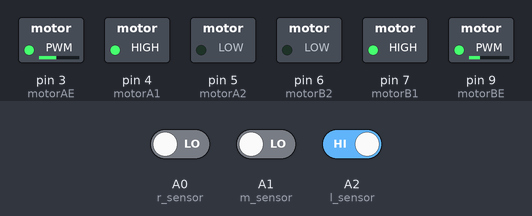
Bench run of a sketch on a simulated Arduino Uno, built with avr-gcc and run on an emulated ATmega328P. Shown: switched loads named in the sketch (green lamp = pin HIGH). The test bench sets the inputs (shaded band); at power-on: A2 (l_sensor) HIGH, A0 (r_sensor) LOW, A1 (m_sensor) LOW.

Above: at 1.2 s.
1.3 s: A2 (l_sensor) driven LOW
At 1.8 s:
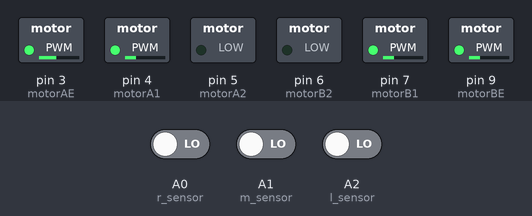
2.8 s: A0 (r_sensor) driven HIGH
At 3.7 s:
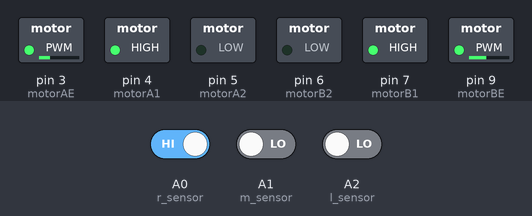
4.3 s: A1 (m_sensor) driven HIGH
At 5.0 s:
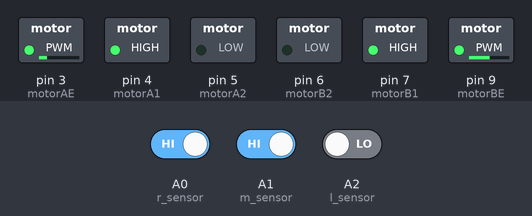
5.8 s: A0 (r_sensor) driven LOW
At 6.4 s:
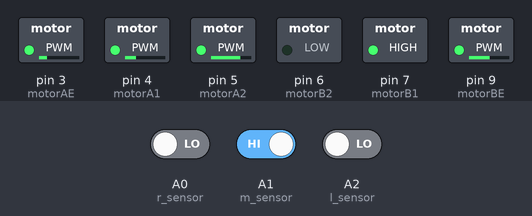
7.3 s: A2 (l_sensor) driven HIGH
At 8.3 s:
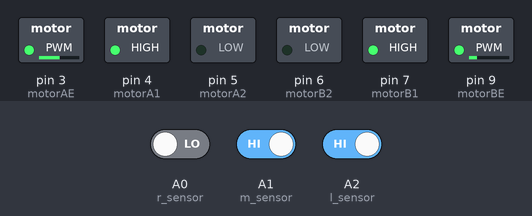
8.8 s: A0 (r_sensor) driven HIGH
At 9.9 s:
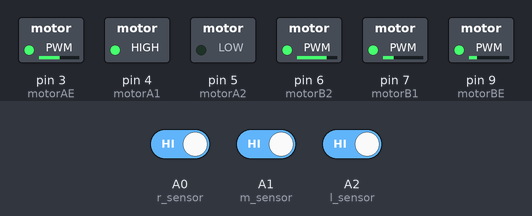
Timing chart, 0 to 11.3 s (numbered marks = the images above; inputs shaded):
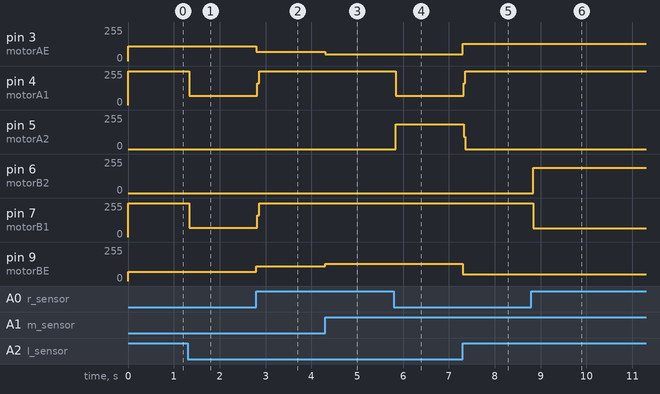

Measured:
- after the input at 1.3 s, pin 4 (motorA1), pin 7 (motorB1): 255/255 → 69/255 at once
- after the input at 2.8 s, pin 3 (motorAE): 110/255 → 70/255 at once; pin 4 (motorA1), pin 7 (motorB1): 69/255 → 255/255 at once; pin 9 (motorBE): 70/255 → 110/255 at once
- after the input at 4.3 s, pin 3 (motorAE): 70/255 → 50/255 at once; pin 9 (motorBE): 110/255 → 130/255 at once
- after the input at 5.8 s, pin 4 (motorA1): 255/255 → 69/255 at once; pin 5 (motorA2): 0/255 → 186/255 at once
- after the input at 7.3 s, pin 3 (motorAE): 50/255 → 130/255 at once; pin 4 (motorA1): 69/255 → 255/255 at once; pin 5 (motorA2): 186/255 → 0/255 at once; pin 9 (motorBE): 130/255 → 50/255 at once
- after the input at 8.8 s, pin 6 (motorB2): 0/255 → 188/255 at once; pin 7 (motorB1): 255/255 → 67/255 at once

The sketch:

lineFollower.ino
```cpp
#define motorAE 3
#define motorA1 4
#define motorA2 5
#define motorBE 9
#define motorB1 7
#define motorB2 6
#define r_sensor A0
#define m_sensor A1
#define l_sensor A2
#define MAX 90
#define kp 15
#define kd 5

int lasterror = 0;
int error = 0;

void setup() {
  pinMode(motorAE,OUTPUT);
  pinMode(motorA1,OUTPUT);
  pinMode(motorA2,OUTPUT);
  pinMode(motorBE,OUTPUT);
  pinMode(motorB1,OUTPUT);
  pinMode(motorB2,OUTPUT);
  Serial.begin(9600);
  digitalWrite(motorAE,HIGH);
  digitalWrite(motorBE,HIGH);
}

void loop() {
  followLine();
}

void followLine(){

  int8_t sensor_R = 0, sensor_M = 0, sensor_L = 0;

  sensor_R = digitalRead(r_sensor);
  sensor_M = digitalRead(m_sensor);
  sensor_L = digitalRead(l_sensor);
  lasterror = error;
  forward();
  if(sensor_R == 1 && sensor_M == 1 && sensor_L == 0){
    error = 2;
  }else if(sensor_R == 1 && sensor_M == 0 && sensor_L == 0){
    error = 1;
  }else if(sensor_R == 1 && sensor_M == 0 && sensor_L == 1){
    error = 0;
  }else if(sensor_R == 0 && sensor_M == 0 && sensor_L == 1){
    error = -1;
  }else if(sensor_R == 0 && sensor_M == 1 && sensor_L == 1){
    error = -2;
  }else{
    if(error == -2){
      right();
    }else if (error == 2){
      left();
    }else{
      stop_m();
    }
  }

 ////////////////////////////////  INVERTED LOGIC     MOTORA --- > right
  analogWrite(motorAE , MAX - error*kp - kd*lasterror);
  analogWrite(motorBE , MAX + error*kp + kd*lasterror);
}


void forward(){
  digitalWrite(motorA1,HIGH);
  digitalWrite(motorA2,LOW);
  digitalWrite(motorB1,HIGH);
  digitalWrite(motorB2,LOW);
}

void backword(){
  digitalWrite(motorA1,LOW);
  digitalWrite(motorA2,HIGH);
  digitalWrite(motorB1,LOW);
  digitalWrite(motorB2,HIGH);
}

void left(){
  digitalWrite(motorA1,LOW);
  digitalWrite(motorA2,HIGH);
  digitalWrite(motorB1,HIGH);
  digitalWrite(motorB2,LOW);
}

void right(){
  digitalWrite(motorA1,HIGH);
  digitalWrite(motorA2,LOW);
  digitalWrite(motorB1,LOW);
  digitalWrite(motorB2,HIGH);
}

void stop_m(){
  digitalWrite(motorA1,LOW);
  digitalWrite(motorA2,LOW);
  digitalWrite(motorB1,LOW);
  digitalWrite(motorB2,LOW);
}
```
